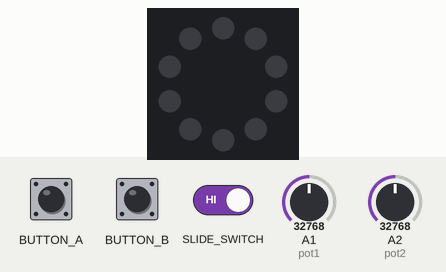
A program run on a simulated Circuit Playground running CircuitPython. Shown: the board's ring of 10 RGB LEDs (number 0 left of the top, counting anticlockwise). Inputs (shaded band) come from the test bench; at power-on: A1 (pot1) = 32768, A2 (pot2) = 32768 (analog values on the 0–65535 scale). Dim RGB values are drawn brighter than linear.

Above: at 1.2 s.
1.3 s: slide switch moved to the right
At 2.3 s:
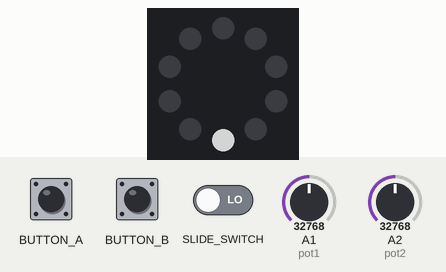
2.9 s: button A pressed for 0.15 s
At 4.2 s:
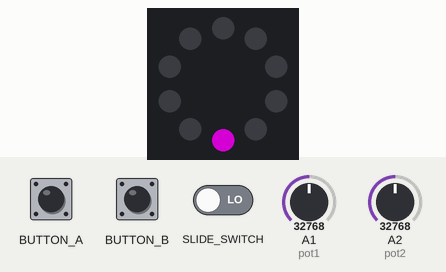
4.5 s: button A pressed for 1 s
At 5.4 s:
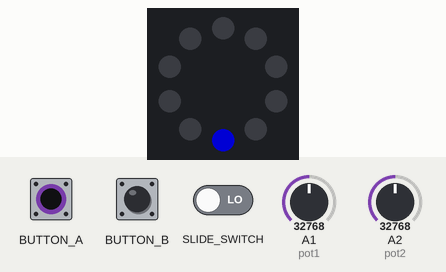
7.0 s: button A pressed for 0.15 s
At 7.5 s:
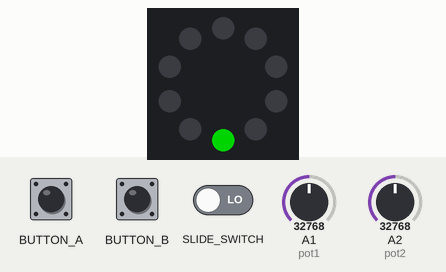
8.6 s: button A pressed for 3.2 s
At 9.6 s:
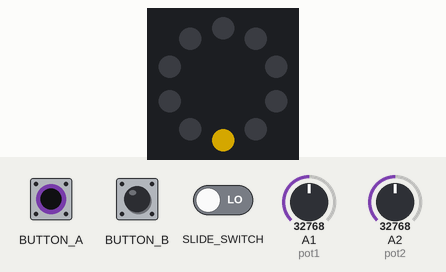
13.3 s: button A pressed for 0.15 s
At 14.7 s:
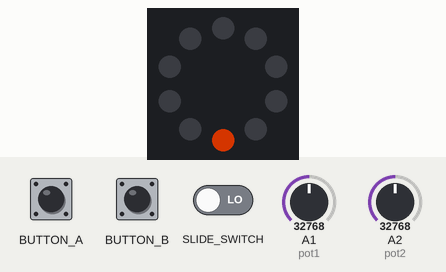
Timing chart, 0 to 15.9 s (numbered marks = the images above; inputs shaded):
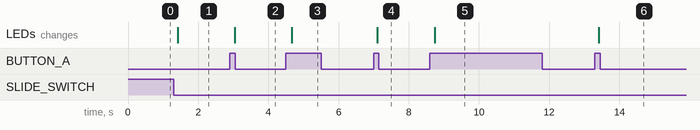

The program:

Week04_NeoPixelsSliderButtonsPots_IMPROVED.py
```python
# Anthony Palileo - Prototype: Hack. Code. Repeat. - Spring 2021

# this sketch runs on the Bluefruit board along with two potentiometers. One is
# attached at A1 and the other at A2. Ideally, the potentiometer values
# INCREASE as they are turned clockwise. If the full stops are situated at the
# top (12 o'clock) position, that would be ideal. The Bluefruit board should be
# situated with the USB port at the top (12 o'clock) position.

# neopixel.mpy and simpleio.mpy must be in the Lib folder of the board's memory


# import modules
import board
import analogio
import simpleio
from digitalio import DigitalInOut, Direction, Pull
import neopixel
import time

# declare objects and variables

# two potentiometers
pot1 = analogio.AnalogIn(board.A1)
pot2 = analogio.AnalogIn(board.A2)

# onboard switch
switch = DigitalInOut(board.SLIDE_SWITCH)
switch.direction = Direction.INPUT
switch.pull = Pull.UP

# onboard button A
buttonA = DigitalInOut(board.BUTTON_A)
buttonA.direction = Direction.INPUT
buttonA.pull = Pull.DOWN
buttonA_prev = buttonA.value

# onboard button B
buttonB = DigitalInOut(board.BUTTON_B)
buttonB.direction = Direction.INPUT
buttonB.pull = Pull.DOWN
buttonB_prev = buttonB.value

# defining the brightness to include it in the pixel definition
currentBrightness = 0.0

# onboard Neopixels (line break because it was too long)
pixels = neopixel.NeoPixel(board.NEOPIXEL, 10,
                           brightness=currentBrightness, auto_write=False)

# color and related variables
WHITE = (255, 255, 255)
RED = (255, 0, 0)
ORANGE = (255, 65, 0)
YELLOW = (255, 200, 0)
GREEN = (0, 255, 0)
BLUE = (0, 0, 255)
PURPLE = (255, 0, 255)
OFF = (0, 0, 0)

colorVal = [WHITE, RED, ORANGE, YELLOW, GREEN, BLUE, PURPLE]
colorMode = 0

currentPixel = 0


# function for getting voltage from the potentiometers
def get_voltage(pin):
    return (pin.value * 3.3) / 65536

# loop forever
while True:
    # get the potentiometer inputs
    pot1Voltage = get_voltage(pot1)
    pot2Voltage = get_voltage(pot2)

    # map the input of pot1 to determine which led to light up
    # mapped in reverse to coordinate with physical led locations on board
    currentPixel = round(simpleio.map_range(pot1Voltage, 0, 3.3, 9, 0))

    # map the input of pot2 to determine the brightness of the led
    currentBrightness = simpleio.map_range(pot2Voltage, 0, 3.3, 0.01, 1)

    # check the slider is in the ON position
    # in this case I prefer right for the ON position, so if False
    if switch.value is False:

        # do the led stuff
        pixels[currentPixel] = colorVal[colorMode]
        pixels.show()
        pixels.brightness = currentBrightness
        # turn on only one led based on the potentiometer input
        for i in range(10):
            if i == currentPixel:
                pixels[currentPixel] = colorVal[colorMode]
            else:
                pixels[i] = OFF

        # check for on-board button presses
        # left button scrolls down the list
        if buttonA.value != buttonA_prev:
            buttonA_prev = buttonA.value
            if buttonA.value:
                colorMode -= 1
                if colorMode < 0:
                    colorMode = 6
        # right button scrolls up the list
        if buttonB.value != buttonB_prev:
            buttonB_prev = buttonB.value
            if buttonB.value:
                colorMode += 1
                if colorMode > 6:
                    colorMode = 0

    # if the slider is set to left (True)
    else:
        # turn off the led
        pixels.fill(0)
        pixels.show()

        # reset the color to white
        colorMode = 0

    time.sleep(0.1)
```

Measured:
- after the input at 1.3 s, the LEDs: change after 0.12 s (image 1)
- after the input at 2.9 s, the LEDs: change after 0.14 s (image 2)
- after the input at 4.5 s, the LEDs: change after 0.17 s (image 3)
- after the input at 7.0 s, the LEDs: change after 0.11 s (image 4)
- after the input at 8.6 s, the LEDs: change after 0.13 s (image 5)
- after the input at 13.3 s, the LEDs: change after 0.11 s (image 6)
